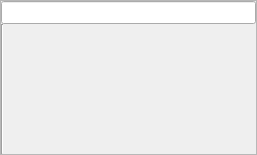
<?xml version="1.0" encoding="UTF-8"?>
<ui version="4.0">
 <class>TrackHeaderBase</class>
 <widget class="QFrame" name="TrackHeaderBase">
  <property name="geometry">
   <rect>
    <x>0</x>
    <y>0</y>
    <width>257</width>
    <height>155</height>
   </rect>
  </property>
  <property name="sizePolicy">
   <sizepolicy hsizetype="Preferred" vsizetype="Expanding">
    <horstretch>0</horstretch>
    <verstretch>2</verstretch>
   </sizepolicy>
  </property>
  <property name="minimumSize">
   <size>
    <width>0</width>
    <height>44</height>
   </size>
  </property>
  <property name="baseSize">
   <size>
    <width>200</width>
    <height>44</height>
   </size>
  </property>
  <property name="windowTitle">
   <string>Frame</string>
  </property>
  <property name="frameShape">
   <enum>QFrame::StyledPanel</enum>
  </property>
  <property name="frameShadow">
   <enum>QFrame::Raised</enum>
  </property>
  <property name="lineWidth">
   <number>3</number>
  </property>
  <layout class="QVBoxLayout" name="verticalLayout_2">
   <property name="spacing">
    <number>0</number>
   </property>
   <property name="margin">
    <number>0</number>
   </property>
   <item>
    <layout class="QHBoxLayout" name="m_nameHBox" stretch="0">
     <property name="spacing">
      <number>0</number>
     </property>
     <property name="topMargin">
      <number>0</number>
     </property>
     <item>
      <widget class="QLineEdit" name="m_trackName">
       <property name="minimumSize">
        <size>
         <width>0</width>
         <height>23</height>
        </size>
       </property>
       <property name="maximumSize">
        <size>
         <width>16777215</width>
         <height>23</height>
        </size>
       </property>
       <property name="acceptDrops">
        <bool>false</bool>
       </property>
       <property name="text">
        <string/>
       </property>
      </widget>
     </item>
    </layout>
   </item>
   <item>
    <layout class="QHBoxLayout" name="horizontalLayout">
     <property name="spacing">
      <number>0</number>
     </property>
     <item>
      <widget class="Line" name="m_colorLine">
       <property name="minimumSize">
        <size>
         <width>2</width>
         <height>0</height>
        </size>
       </property>
       <property name="maximumSize">
        <size>
         <width>2</width>
         <height>16777215</height>
        </size>
       </property>
       <property name="orientation">
        <enum>Qt::Vertical</enum>
       </property>
      </widget>
     </item>
     <item>
      <layout class="QVBoxLayout" name="verticalLayout" stretch="0,0,0">
       <property name="spacing">
        <number>0</number>
       </property>
       <item>
        <layout class="QHBoxLayout" name="m_panBox">
         <property name="spacing">
          <number>0</number>
         </property>
         <item>
          <layout class="QVBoxLayout" name="m_panLayout">
           <property name="spacing">
            <number>0</number>
           </property>
           <property name="leftMargin">
            <number>4</number>
           </property>
          </layout>
         </item>
         <item>
          <layout class="QVBoxLayout" name="m_buttonVBox">
           <property name="spacing">
            <number>0</number>
           </property>
           <property name="topMargin">
            <number>0</number>
           </property>
           <property name="rightMargin">
            <number>30</number>
           </property>
           <property name="bottomMargin">
            <number>0</number>
           </property>
           <item>
            <layout class="QHBoxLayout" name="m_buttonHBox" stretch="0,0,0,0,0,0,0,0">
             <property name="spacing">
              <number>0</number>
             </property>
             <property name="sizeConstraint">
              <enum>QLayout::SetDefaultConstraint</enum>
             </property>
             <property name="leftMargin">
              <number>0</number>
             </property>
             <property name="topMargin">
              <number>2</number>
             </property>
             <property name="rightMargin">
              <number>0</number>
             </property>
             <property name="bottomMargin">
              <number>2</number>
             </property>
             <item>
              <widget class="QToolButton" name="m_btnReminder1">
               <property name="minimumSize">
                <size>
                 <width>21</width>
                 <height>18</height>
                </size>
               </property>
               <property name="maximumSize">
                <size>
                 <width>21</width>
                 <height>18</height>
                </size>
               </property>
               <property name="focusPolicy">
                <enum>Qt::NoFocus</enum>
               </property>
               <property name="acceptDrops">
                <bool>false</bool>
               </property>
               <property name="text">
                <string/>
               </property>
               <property name="iconSize">
                <size>
                 <width>21</width>
                 <height>18</height>
                </size>
               </property>
               <property name="checkable">
                <bool>true</bool>
               </property>
               <property name="autoRaise">
                <bool>true</bool>
               </property>
              </widget>
             </item>
             <item>
              <widget class="QToolButton" name="m_btnReminder2">
               <property name="minimumSize">
                <size>
                 <width>21</width>
                 <height>18</height>
                </size>
               </property>
               <property name="maximumSize">
                <size>
                 <width>21</width>
                 <height>18</height>
                </size>
               </property>
               <property name="focusPolicy">
                <enum>Qt::NoFocus</enum>
               </property>
               <property name="acceptDrops">
                <bool>false</bool>
               </property>
               <property name="text">
                <string/>
               </property>
               <property name="iconSize">
                <size>
                 <width>21</width>
                 <height>18</height>
                </size>
               </property>
               <property name="checkable">
                <bool>true</bool>
               </property>
               <property name="autoRaise">
                <bool>true</bool>
               </property>
              </widget>
             </item>
             <item>
              <widget class="QToolButton" name="m_btnReminder3">
               <property name="minimumSize">
                <size>
                 <width>21</width>
                 <height>18</height>
                </size>
               </property>
               <property name="maximumSize">
                <size>
                 <width>21</width>
                 <height>18</height>
                </size>
               </property>
               <property name="focusPolicy">
                <enum>Qt::NoFocus</enum>
               </property>
               <property name="acceptDrops">
                <bool>false</bool>
               </property>
               <property name="text">
                <string/>
               </property>
               <property name="iconSize">
                <size>
                 <width>21</width>
                 <height>18</height>
                </size>
               </property>
               <property name="checkable">
                <bool>true</bool>
               </property>
               <property name="autoRaise">
                <bool>true</bool>
               </property>
              </widget>
             </item>
             <item>
              <widget class="QToolButton" name="m_btnInstrument">
               <property name="minimumSize">
                <size>
                 <width>21</width>
                 <height>18</height>
                </size>
               </property>
               <property name="maximumSize">
                <size>
                 <width>21</width>
                 <height>18</height>
                </size>
               </property>
               <property name="text">
                <string/>
               </property>
               <property name="iconSize">
                <size>
                 <width>21</width>
                 <height>18</height>
                </size>
               </property>
               <property name="popupMode">
                <enum>QToolButton::DelayedPopup</enum>
               </property>
               <property name="autoRaise">
                <bool>true</bool>
               </property>
              </widget>
             </item>
             <item>
              <widget class="QToolButton" name="m_btnRecord">
               <property name="minimumSize">
                <size>
                 <width>21</width>
                 <height>18</height>
                </size>
               </property>
               <property name="maximumSize">
                <size>
                 <width>21</width>
                 <height>18</height>
                </size>
               </property>
               <property name="focusPolicy">
                <enum>Qt::NoFocus</enum>
               </property>
               <property name="acceptDrops">
                <bool>false</bool>
               </property>
               <property name="toolTip">
                <string>Record</string>
               </property>
               <property name="text">
                <string/>
               </property>
               <property name="iconSize">
                <size>
                 <width>21</width>
                 <height>18</height>
                </size>
               </property>
               <property name="checkable">
                <bool>true</bool>
               </property>
               <property name="autoRaise">
                <bool>true</bool>
               </property>
              </widget>
             </item>
             <item>
              <widget class="QToolButton" name="m_btnMute">
               <property name="minimumSize">
                <size>
                 <width>21</width>
                 <height>18</height>
                </size>
               </property>
               <property name="maximumSize">
                <size>
                 <width>21</width>
                 <height>18</height>
                </size>
               </property>
               <property name="focusPolicy">
                <enum>Qt::NoFocus</enum>
               </property>
               <property name="acceptDrops">
                <bool>false</bool>
               </property>
               <property name="toolTip">
                <string>Mute</string>
               </property>
               <property name="text">
                <string/>
               </property>
               <property name="iconSize">
                <size>
                 <width>21</width>
                 <height>18</height>
                </size>
               </property>
               <property name="checkable">
                <bool>true</bool>
               </property>
               <property name="autoRaise">
                <bool>true</bool>
               </property>
              </widget>
             </item>
             <item>
              <widget class="QToolButton" name="m_btnSolo">
               <property name="minimumSize">
                <size>
                 <width>21</width>
                 <height>18</height>
                </size>
               </property>
               <property name="maximumSize">
                <size>
                 <width>21</width>
                 <height>18</height>
                </size>
               </property>
               <property name="focusPolicy">
                <enum>Qt::NoFocus</enum>
               </property>
               <property name="acceptDrops">
                <bool>false</bool>
               </property>
               <property name="toolTip">
                <string>Solo</string>
               </property>
               <property name="text">
                <string/>
               </property>
               <property name="iconSize">
                <size>
                 <width>21</width>
                 <height>18</height>
                </size>
               </property>
               <property name="checkable">
                <bool>true</bool>
               </property>
               <property name="autoRaise">
                <bool>true</bool>
               </property>
              </widget>
             </item>
             <item>
              <spacer name="m_buttonsHSpacer">
               <property name="orientation">
                <enum>Qt::Horizontal</enum>
               </property>
               <property name="sizeType">
                <enum>QSizePolicy::Expanding</enum>
               </property>
               <property name="sizeHint" stdset="0">
                <size>
                 <width>5</width>
                 <height>20</height>
                </size>
               </property>
              </spacer>
             </item>
            </layout>
           </item>
          </layout>
         </item>
        </layout>
       </item>
       <item>
        <layout class="QVBoxLayout" name="m_controlsBox">
         <property name="spacing">
          <number>0</number>
         </property>
         <property name="leftMargin">
          <number>6</number>
         </property>
         <property name="topMargin">
          <number>0</number>
         </property>
         <property name="rightMargin">
          <number>6</number>
         </property>
         <property name="bottomMargin">
          <number>6</number>
         </property>
        </layout>
       </item>
       <item>
        <spacer name="m_mainVSpacer">
         <property name="orientation">
          <enum>Qt::Vertical</enum>
         </property>
         <property name="sizeType">
          <enum>QSizePolicy::Minimum</enum>
         </property>
         <property name="sizeHint" stdset="0">
          <size>
           <width>1</width>
           <height>2</height>
          </size>
         </property>
        </spacer>
       </item>
      </layout>
     </item>
    </layout>
   </item>
  </layout>
 </widget>
 <resources/>
 <connections/>
</ui>
